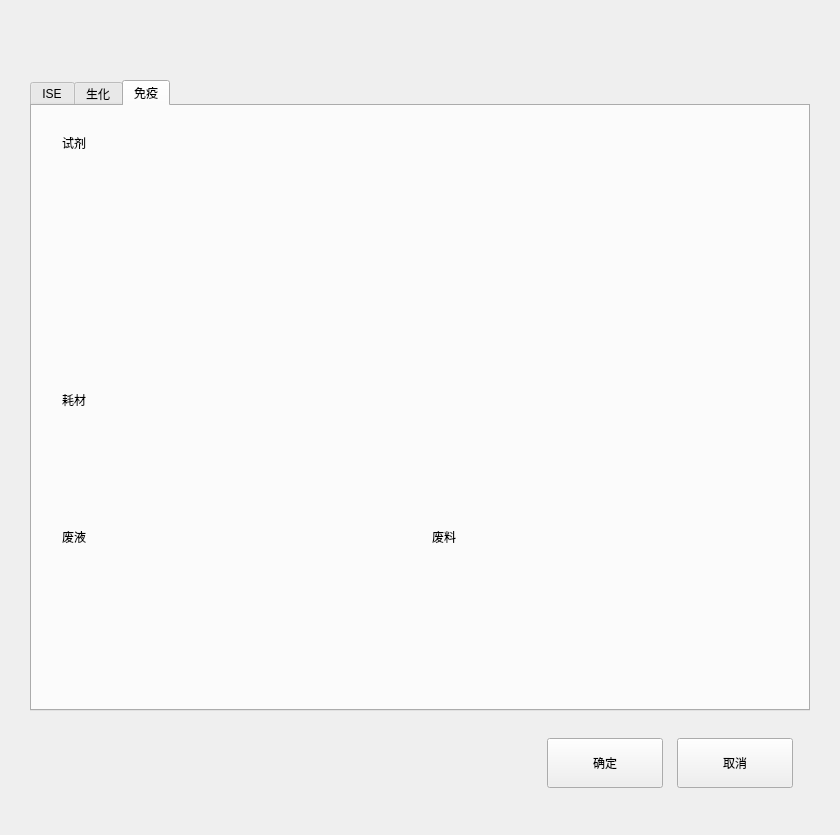
<?xml version="1.0" encoding="UTF-8"?>
<ui version="4.0">
 <class>WarningSetWgt</class>
 <widget class="QWidget" name="WarningSetWgt">
  <property name="geometry">
   <rect>
    <x>0</x>
    <y>0</y>
    <width>840</width>
    <height>835</height>
   </rect>
  </property>
  <property name="windowTitle">
   <string>WarningSetWgt</string>
  </property>
  <widget class="QTabWidget" name="tabWidget">
   <property name="geometry">
    <rect>
     <x>30</x>
     <y>80</y>
     <width>780</width>
     <height>631</height>
    </rect>
   </property>
   <property name="currentIndex">
    <number>2</number>
   </property>
   <property name="tabBarAutoHide">
    <bool>true</bool>
   </property>
   <property name="tabs" stdset="0">
    <string>sub</string>
   </property>
   <property name="tab_borders" stdset="0">
    <string>all_border</string>
   </property>
   <property name="pane_border" stdset="0">
    <string>border_all</string>
   </property>
   <widget class="QWidget" name="ISE">
    <attribute name="title">
     <string>ISE</string>
    </attribute>
    <widget class="QWidget" name="widgetISE" native="true">
     <property name="geometry">
      <rect>
       <x>30</x>
       <y>57</y>
       <width>720</width>
       <height>521</height>
      </rect>
     </property>
     <layout class="QVBoxLayout" name="verticalLayout_2">
      <property name="spacing">
       <number>10</number>
      </property>
      <property name="leftMargin">
       <number>0</number>
      </property>
      <property name="topMargin">
       <number>0</number>
      </property>
      <property name="rightMargin">
       <number>0</number>
      </property>
      <property name="bottomMargin">
       <number>0</number>
      </property>
      <item>
       <widget class="QWidget" name="gridWidget" native="true">
        <layout class="QGridLayout" name="gridLayout_ISE">
         <property name="leftMargin">
          <number>0</number>
         </property>
         <property name="topMargin">
          <number>0</number>
         </property>
         <property name="rightMargin">
          <number>0</number>
         </property>
         <property name="bottomMargin">
          <number>0</number>
         </property>
         <property name="horizontalSpacing">
          <number>20</number>
         </property>
         <property name="verticalSpacing">
          <number>0</number>
         </property>
        </layout>
       </widget>
      </item>
      <item>
       <spacer name="verticalSpacer_3">
        <property name="orientation">
         <enum>Qt::Vertical</enum>
        </property>
        <property name="sizeHint" stdset="0">
         <size>
          <width>20</width>
          <height>40</height>
         </size>
        </property>
       </spacer>
      </item>
     </layout>
    </widget>
    <widget class="QLabel" name="label">
     <property name="geometry">
      <rect>
       <x>30</x>
       <y>17</y>
       <width>500</width>
       <height>40</height>
      </rect>
     </property>
     <property name="text">
      <string>耗材</string>
     </property>
    </widget>
   </widget>
   <widget class="QWidget" name="CH">
    <attribute name="title">
     <string>生化</string>
    </attribute>
    <widget class="QWidget" name="widgetCH" native="true">
     <property name="geometry">
      <rect>
       <x>30</x>
       <y>17</y>
       <width>720</width>
       <height>590</height>
      </rect>
     </property>
     <widget class="QLabel" name="label_2">
      <property name="geometry">
       <rect>
        <x>0</x>
        <y>0</y>
        <width>500</width>
        <height>40</height>
       </rect>
      </property>
      <property name="minimumSize">
       <size>
        <width>0</width>
        <height>40</height>
       </size>
      </property>
      <property name="maximumSize">
       <size>
        <width>16777215</width>
        <height>40</height>
       </size>
      </property>
      <property name="text">
       <string>试剂</string>
      </property>
     </widget>
     <widget class="QLabel" name="label_3">
      <property name="geometry">
       <rect>
        <x>0</x>
        <y>257</y>
        <width>500</width>
        <height>40</height>
       </rect>
      </property>
      <property name="minimumSize">
       <size>
        <width>0</width>
        <height>40</height>
       </size>
      </property>
      <property name="maximumSize">
       <size>
        <width>16777215</width>
        <height>40</height>
       </size>
      </property>
      <property name="text">
       <string>耗材</string>
      </property>
     </widget>
     <widget class="QLabel" name="label_chWaste">
      <property name="geometry">
       <rect>
        <x>0</x>
        <y>394</y>
        <width>500</width>
        <height>40</height>
       </rect>
      </property>
      <property name="text">
       <string>废液</string>
      </property>
     </widget>
     <widget class="QWidget" name="verticalWidget_chWaste" native="true">
      <property name="geometry">
       <rect>
        <x>0</x>
        <y>440</y>
        <width>720</width>
        <height>70</height>
       </rect>
      </property>
      <layout class="QVBoxLayout" name="verticalLayout_CH_L">
       <property name="spacing">
        <number>10</number>
       </property>
       <property name="leftMargin">
        <number>0</number>
       </property>
       <property name="topMargin">
        <number>0</number>
       </property>
       <property name="rightMargin">
        <number>0</number>
       </property>
       <property name="bottomMargin">
        <number>0</number>
       </property>
      </layout>
     </widget>
     <widget class="QWidget" name="gridWidget_31" native="true">
      <property name="geometry">
       <rect>
        <x>0</x>
        <y>45</y>
        <width>720</width>
        <height>190</height>
       </rect>
      </property>
      <layout class="QGridLayout" name="gridLayout_CH_R">
       <property name="leftMargin">
        <number>0</number>
       </property>
       <property name="topMargin">
        <number>0</number>
       </property>
       <property name="rightMargin">
        <number>0</number>
       </property>
       <property name="bottomMargin">
        <number>0</number>
       </property>
       <property name="horizontalSpacing">
        <number>20</number>
       </property>
       <property name="verticalSpacing">
        <number>10</number>
       </property>
      </layout>
     </widget>
     <widget class="QWidget" name="gridWidget_2" native="true">
      <property name="geometry">
       <rect>
        <x>0</x>
        <y>302</y>
        <width>720</width>
        <height>70</height>
       </rect>
      </property>
      <layout class="QGridLayout" name="gridLayout_CH_S">
       <property name="leftMargin">
        <number>0</number>
       </property>
       <property name="topMargin">
        <number>0</number>
       </property>
       <property name="rightMargin">
        <number>0</number>
       </property>
       <property name="bottomMargin">
        <number>0</number>
       </property>
       <property name="horizontalSpacing">
        <number>20</number>
       </property>
       <property name="verticalSpacing">
        <number>10</number>
       </property>
      </layout>
     </widget>
    </widget>
   </widget>
   <widget class="QWidget" name="IM">
    <attribute name="title">
     <string>免疫</string>
    </attribute>
    <widget class="QWidget" name="widgetIM" native="true">
     <property name="geometry">
      <rect>
       <x>30</x>
       <y>17</y>
       <width>720</width>
       <height>530</height>
      </rect>
     </property>
     <widget class="QLabel" name="label_4">
      <property name="geometry">
       <rect>
        <x>0</x>
        <y>0</y>
        <width>600</width>
        <height>40</height>
       </rect>
      </property>
      <property name="minimumSize">
       <size>
        <width>0</width>
        <height>40</height>
       </size>
      </property>
      <property name="maximumSize">
       <size>
        <width>16777215</width>
        <height>40</height>
       </size>
      </property>
      <property name="text">
       <string>试剂</string>
      </property>
     </widget>
     <widget class="QLabel" name="label_5">
      <property name="geometry">
       <rect>
        <x>0</x>
        <y>257</y>
        <width>600</width>
        <height>40</height>
       </rect>
      </property>
      <property name="minimumSize">
       <size>
        <width>0</width>
        <height>40</height>
       </size>
      </property>
      <property name="maximumSize">
       <size>
        <width>16777215</width>
        <height>40</height>
       </size>
      </property>
      <property name="text">
       <string>耗材</string>
      </property>
     </widget>
     <widget class="QWidget" name="gridWidget_3" native="true">
      <property name="geometry">
       <rect>
        <x>0</x>
        <y>45</y>
        <width>720</width>
        <height>190</height>
       </rect>
      </property>
      <layout class="QGridLayout" name="gridLayout_IM_R">
       <property name="leftMargin">
        <number>0</number>
       </property>
       <property name="topMargin">
        <number>0</number>
       </property>
       <property name="rightMargin">
        <number>0</number>
       </property>
       <property name="bottomMargin">
        <number>0</number>
       </property>
       <property name="horizontalSpacing">
        <number>20</number>
       </property>
       <property name="verticalSpacing">
        <number>10</number>
       </property>
      </layout>
     </widget>
     <widget class="QWidget" name="gridWidget_4" native="true">
      <property name="geometry">
       <rect>
        <x>0</x>
        <y>302</y>
        <width>720</width>
        <height>70</height>
       </rect>
      </property>
      <layout class="QGridLayout" name="gridLayout_IM_S">
       <property name="leftMargin">
        <number>0</number>
       </property>
       <property name="topMargin">
        <number>0</number>
       </property>
       <property name="rightMargin">
        <number>0</number>
       </property>
       <property name="bottomMargin">
        <number>0</number>
       </property>
       <property name="horizontalSpacing">
        <number>20</number>
       </property>
       <property name="verticalSpacing">
        <number>10</number>
       </property>
      </layout>
     </widget>
     <widget class="QWidget" name="widget" native="true">
      <property name="geometry">
       <rect>
        <x>0</x>
        <y>394</y>
        <width>720</width>
        <height>116</height>
       </rect>
      </property>
      <layout class="QHBoxLayout" name="horizontalLayout_2">
       <property name="spacing">
        <number>20</number>
       </property>
       <property name="leftMargin">
        <number>0</number>
       </property>
       <property name="topMargin">
        <number>0</number>
       </property>
       <property name="rightMargin">
        <number>0</number>
       </property>
       <property name="bottomMargin">
        <number>0</number>
       </property>
       <item>
        <layout class="QVBoxLayout" name="verticalLayout_3">
         <item>
          <widget class="QLabel" name="label_imWaste">
           <property name="minimumSize">
            <size>
             <width>350</width>
             <height>40</height>
            </size>
           </property>
           <property name="maximumSize">
            <size>
             <width>350</width>
             <height>40</height>
            </size>
           </property>
           <property name="text">
            <string>废液</string>
           </property>
          </widget>
         </item>
         <item>
          <widget class="QWidget" name="verticalWidget_imWaste" native="true">
           <property name="minimumSize">
            <size>
             <width>350</width>
             <height>70</height>
            </size>
           </property>
           <property name="maximumSize">
            <size>
             <width>350</width>
             <height>70</height>
            </size>
           </property>
           <layout class="QVBoxLayout" name="verticalLayout_IM_L">
            <property name="spacing">
             <number>10</number>
            </property>
            <property name="leftMargin">
             <number>0</number>
            </property>
            <property name="topMargin">
             <number>0</number>
            </property>
            <property name="rightMargin">
             <number>0</number>
            </property>
            <property name="bottomMargin">
             <number>0</number>
            </property>
           </layout>
          </widget>
         </item>
        </layout>
       </item>
       <item>
        <layout class="QVBoxLayout" name="verticalLayout">
         <property name="spacing">
          <number>6</number>
         </property>
         <item>
          <widget class="QLabel" name="label_8">
           <property name="minimumSize">
            <size>
             <width>350</width>
             <height>40</height>
            </size>
           </property>
           <property name="maximumSize">
            <size>
             <width>350</width>
             <height>40</height>
            </size>
           </property>
           <property name="text">
            <string>废料</string>
           </property>
          </widget>
         </item>
         <item>
          <widget class="QWidget" name="verticalWidget_2" native="true">
           <property name="minimumSize">
            <size>
             <width>350</width>
             <height>70</height>
            </size>
           </property>
           <property name="maximumSize">
            <size>
             <width>350</width>
             <height>70</height>
            </size>
           </property>
           <layout class="QVBoxLayout" name="verticalLayout_IM_T">
            <property name="spacing">
             <number>10</number>
            </property>
            <property name="leftMargin">
             <number>0</number>
            </property>
            <property name="topMargin">
             <number>0</number>
            </property>
            <property name="rightMargin">
             <number>0</number>
            </property>
            <property name="bottomMargin">
             <number>0</number>
            </property>
           </layout>
          </widget>
         </item>
        </layout>
       </item>
       <item>
        <spacer name="horizontalSpacer_2">
         <property name="orientation">
          <enum>Qt::Horizontal</enum>
         </property>
         <property name="sizeHint" stdset="0">
          <size>
           <width>0</width>
           <height>0</height>
          </size>
         </property>
        </spacer>
       </item>
      </layout>
     </widget>
    </widget>
   </widget>
  </widget>
  <widget class="QWidget" name="widget3" native="true">
   <property name="geometry">
    <rect>
     <x>172</x>
     <y>738</y>
     <width>621</width>
     <height>50</height>
    </rect>
   </property>
   <layout class="QHBoxLayout" name="horizontalLayout">
    <property name="spacing">
     <number>14</number>
    </property>
    <property name="leftMargin">
     <number>0</number>
    </property>
    <property name="topMargin">
     <number>0</number>
    </property>
    <property name="rightMargin">
     <number>0</number>
    </property>
    <property name="bottomMargin">
     <number>0</number>
    </property>
    <item>
     <spacer name="horizontalSpacer">
      <property name="orientation">
       <enum>Qt::Horizontal</enum>
      </property>
      <property name="sizeHint" stdset="0">
       <size>
        <width>40</width>
        <height>20</height>
       </size>
      </property>
     </spacer>
    </item>
    <item>
     <widget class="QPushButton" name="btn_sure">
      <property name="minimumSize">
       <size>
        <width>116</width>
        <height>50</height>
       </size>
      </property>
      <property name="text">
       <string>确定</string>
      </property>
      <property name="buttons" stdset="0">
       <string notr="true">btn_dlg</string>
      </property>
     </widget>
    </item>
    <item>
     <widget class="QPushButton" name="btn_cancel">
      <property name="minimumSize">
       <size>
        <width>116</width>
        <height>50</height>
       </size>
      </property>
      <property name="text">
       <string>取消</string>
      </property>
      <property name="buttons" stdset="0">
       <string notr="true">btn_dlg</string>
      </property>
     </widget>
    </item>
   </layout>
  </widget>
 </widget>
 <layoutdefault spacing="6" margin="11"/>
 <resources/>
 <connections/>
</ui>
